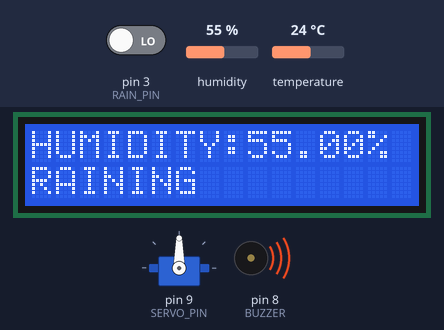
Simulated run of this sketch. Board: Arduino Uno, built with avr-gcc and run on an emulated ATmega328P. Parts: servo, 16×2 character LCD, buzzer (waves = sounding, pin HIGH). The test bench sets the inputs (shaded band); at power-on: pin 3 (RAIN_PIN) LOW, humidity 55 %, temperature 24 °C.

Above: at 3.2 s.
3.3 s: pin 3 (RAIN_PIN) driven HIGH
At 5.2 s:
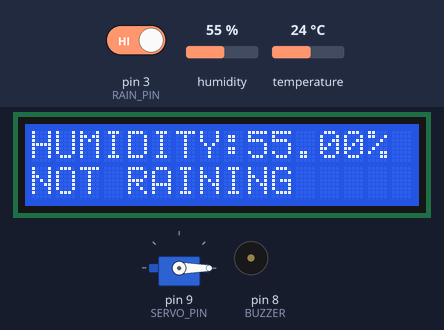
5.7 s: humidity set to 22 %
At 7.3 s:
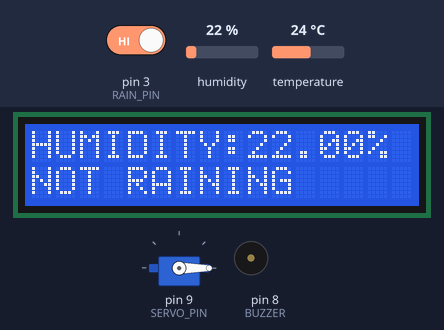
7.7 s: humidity set to 40 %
At 9.5 s:
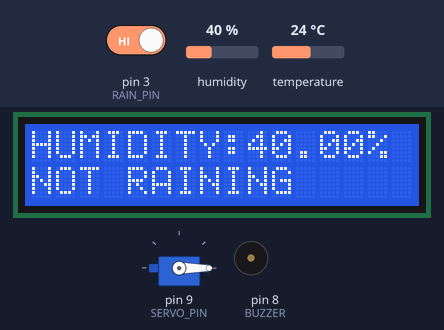
9.8 s: pin 3 (RAIN_PIN) driven LOW
At 11.4 s:
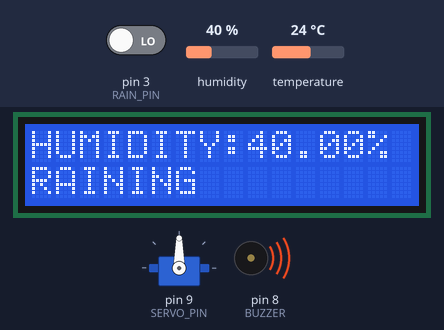
11.9 s: humidity set to 68 %
At 13.3 s:
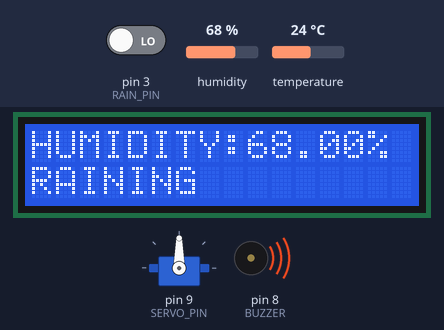
Timing chart, 0 to 14.9 s (numbered marks = the images above; inputs shaded):
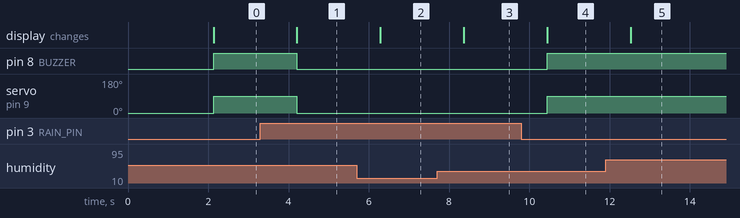

Measured:
- after the input at 3.3 s, pin 8 (BUZZER): HIGH → LOW after 0.91 s; servo on pin 9 (SERVO_PIN): 90° → 0° after 0.91 s; the display: changes after 0.91 s (image 1)
- after the input at 5.7 s, the display: changes after 0.59 s (image 2)
- after the input at 7.7 s, the display: changes after 0.67 s (image 3)
- after the input at 9.8 s, pin 8 (BUZZER): LOW → HIGH after 0.65 s; servo on pin 9 (SERVO_PIN): 0° → 90° after 0.65 s; the display: changes after 0.65 s (image 4)
- after the input at 11.9 s, the display: changes after 0.62 s (image 5)

The sketch:

RainHumidityMonitor.ino
```cpp
#include <Wire.h>
#include <LiquidCrystal_I2C.h>
#include <DHT.h>
#include <Servo.h>

#define DHTPIN 2
#define DHTTYPE DHT11

#define RAIN_PIN 3
#define BUZZER 8
#define SERVO_PIN 9

DHT dht(DHTPIN, DHTTYPE);
LiquidCrystal_I2C lcd(0x27, 16, 2);
Servo myServo;

void setup() {
  pinMode(RAIN_PIN, INPUT);
  pinMode(BUZZER, OUTPUT);

  myServo.attach(SERVO_PIN);
  myServo.write(0);

  dht.begin();

  lcd.init();
  lcd.backlight();

  lcd.clear();
  lcd.setCursor(0, 0);
  lcd.print("Weather Monitor");
  delay(2000);
}

void loop() {

  float humidity = dht.readHumidity();

  bool rainDetected = (digitalRead(RAIN_PIN) == LOW);

  lcd.clear();

  // Line 1: Humidity
  lcd.setCursor(0, 0);
  lcd.print("HUMIDITY:");

  if (!isnan(humidity)) {
    lcd.print(humidity, 2);
    lcd.print("%");
  } else {
    lcd.print("ERROR");
  }

  // Line 2: Rain Status
  lcd.setCursor(0, 1);

  if (rainDetected) {
    lcd.print("RAINING");

    myServo.write(90);      // Rotate servo to 90°
    digitalWrite(BUZZER, HIGH);
  }
  else {
    lcd.print("NOT RAINING");

    myServo.write(0);       // Return servo
    digitalWrite(BUZZER, LOW);
  }

  delay(1000);
}
```
